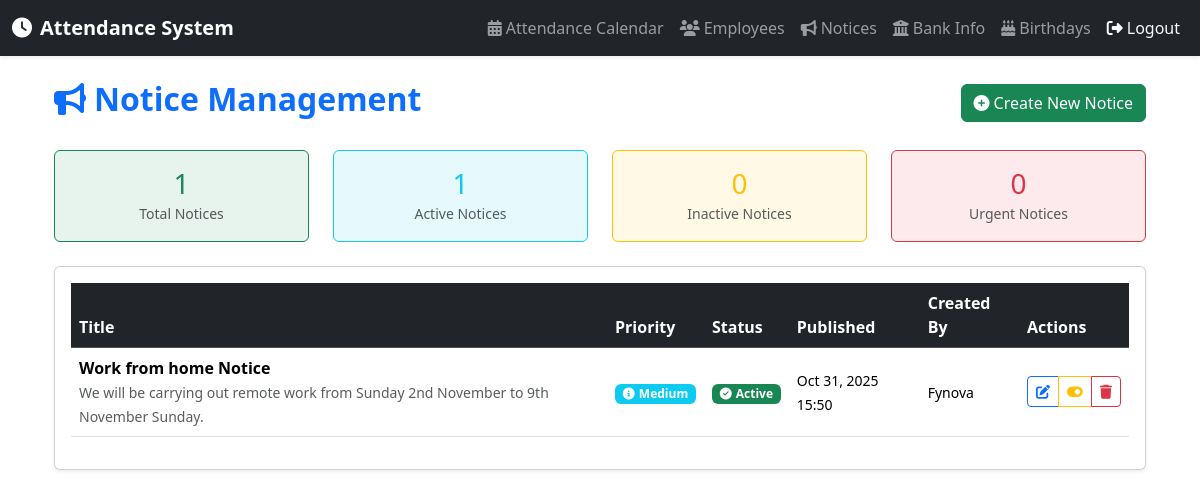
Page /admin-notices/ (signed in) on the committed database.
### attendance/models.py (models this page shows, shortened)
class Notice(models.Model):
    PRIORITY_CHOICES = [
        ('low', 'Low'),
        ('medium', 'Medium'),
        ('high', 'High'),
        ('urgent', 'Urgent'),
    ]
    title = models.CharField(max_length=200)
    description = models.TextField()
    priority = models.CharField(max_length=10, choices=PRIORITY_CHOICES, default='medium')
    created_at = models.DateTimeField(auto_now_add=True)
    published_at = models.DateTimeField(default=timezone.now)
    is_active = models.BooleanField(default=True)
    created_by = models.ForeignKey(User, on_delete=models.SET_NULL, null=True, related_name='notices_created')
    class Meta:
        ordering = ['-published_at', '-created_at']
    @property
    def is_new(self):
        return (timezone.now() - self.published_at).days < 1

### attendance/views.py (the view)
# urls.py: path('admin-notices/', views.admin_notices, name='admin_notices'),
@login_required
@user_passes_test(is_superuser)
def admin_notices(request):
    notices = Notice.objects.all().order_by('-published_at')
    total_notices = notices.count()
    active_count = notices.filter(is_active=True).count()
    inactive_count = notices.filter(is_active=False).count()
    urgent_count = notices.filter(priority='urgent').count()
    return render(request, 'attendance/notice/admin_notices.html', {
        'notices': notices,
        'total_notices': total_notices,
        'active_count': active_count,
        'inactive_count': inactive_count,
        'urgent_count': urgent_count,
    })

### attendance/views.py (called while the page is built)
def is_superuser(user):
    return user.is_superuser

### attendance/templates/attendance/notice/admin_notices.html (shortened to what this page needs)
{% extends 'attendance/base.html' %}
{% block content %}
<div class="container">
    <div class="d-flex justify-content-between align-items-center mb-4">
        <h2 class="fw-bold text-primary">
            <i class="fas fa-bullhorn me-2"></i>Notice Management
        </h2>
        <a href="{% url 'create_notice' %}" class="btn btn-success">
            <i class="fas fa-plus-circle me-1"></i>Create New Notice
        </a>
    </div>
    <div class="row mb-4">
        <div class="col-md-3">
            <div class="card bg-success bg-opacity-10 border-success">
                <div class="card-body text-center">
                    <h3 class="text-success mb-0">{{ total_notices }}</h3>
                    <small class="text-muted">Total Notices</small>
                </div>
            </div>
        </div>
        <div class="col-md-3">
            <div class="card bg-info bg-opacity-10 border-info">
                <div class="card-body text-center">
                    <h3 class="text-info mb-0">{{ active_count }}</h3>
                    <small class="text-muted">Active Notices</small>
                </div>
            </div>
        </div>
        <div class="col-md-3">
            <div class="card bg-warning bg-opacity-10 border-warning">
                <div class="card-body text-center">
                    <h3 class="text-warning mb-0">{{ inactive_count }}</h3>
                    <small class="text-muted">Inactive Notices</small>
                </div>
            </div>
        </div>
        <div class="col-md-3">
            <div class="card bg-danger bg-opacity-10 border-danger">
                <div class="card-body text-center">
                    <h3 class="text-danger mb-0">{{ urgent_count }}</h3>
                    <small class="text-muted">Urgent Notices</small>
                </div>
            </div>
        </div>
    </div>
    <div class="card shadow-sm">
        <div class="card-body">
            <div class="table-responsive">
                <table class="table table-hover align-middle">
                    <thead class="table-dark">
                        <tr>
                            <th>Title</th>
                            <th>Priority</th>
                            <th>Status</th>
                            <th>Published</th>
                            <th>Created By</th>
                            <th>Actions</th>
                        </tr>
                    </thead>
                    <tbody>
                        {% for notice in notices %}
                        <tr>
                            <td>
                                <strong>{{ notice.title }}</strong>
                                <br>
                                <small class="text-muted">{{ notice.description|truncatewords:15 }}</small>
                            </td>
                            <td>
                                {% if notice.priority == 'urgent' %}
                                    <span class="badge bg-danger"><i class="fas fa-exclamation-triangle me-1"></i>Urgent</span>
                                {% elif notice.priority == 'high' %}
                                    <span class="badge bg-warning text-dark"><i class="fas fa-exclamation-circle me-1"></i>High</span>
                                {% elif notice.priority == 'medium' %}
                                    <span class="badge bg-info"><i class="fas fa-info-circle me-1"></i>Medium</span>
                                {% else %}
                                    <span class="badge bg-secondary"><i class="fas fa-circle me-1"></i>Low</span>
                                {% endif %}
                            </td>
                            <td>
                                {% if notice.is_active %}
                                    <span class="badge bg-success"><i class="fas fa-check-circle me-1"></i>Active</span>
                                {% else %}
                                    <span class="badge bg-secondary"><i class="fas fa-times-circle me-1"></i>Inactive</span>
                                {% endif %}
                            </td>
                            <td><small>{{ notice.published_at|date:"M d, Y H:i" }}</small></td>
                            <td><small>{{ notice.created_by.username|default:"System" }}</small></td>
                            <td>
                                <div class="btn-group btn-group-sm" role="group">
                                    <a href="{% url 'edit_notice' notice.id %}" class="btn btn-outline-primary" title="Edit"><i class="fas fa-edit"></i></a>
                                    <a href="{% url 'toggle_notice' notice.id %}"
                                       class="btn btn-outline-{% if notice.is_active %}warning{% else %}success{% endif %}"
                                       title="{% if notice.is_active %}Deactivate{% else %}Activate{% endif %}">
                                        <i class="fas fa-toggle-{% if notice.is_active %}on{% else %}off{% endif %}"></i>
                                    </a>
                                    <a href="{% url 'delete_notice' notice.id %}" class="btn btn-outline-danger" title="Delete"><i class="fas fa-trash"></i></a>
                                </div>
                            </td>
                        </tr>
                        {% endfor %}
                    </tbody>
                </table>
            </div>
        </div>
    </div>
</div>
{% endblock %}

### attendance/templates/attendance/base.html (style rules this page uses)
body { min-height: 100vh; display: flex; flex-direction: column; }
.container { flex: 1; }

### attendance/templates/attendance/notice/admin_notices.html (style rules this page uses)
.table td { vertical-align: middle; }
.btn-group-sm > .btn { padding: .25rem .5rem; }

### rows in the picture
Notice: title "Work from home Notice", description "We will be carrying out remote work from Sunday 2nd November to 9th November Sunday.", priority "medium" (drawn), is_active True (drawn), published_at "Oct 31, 2025 15:50", created_by.username "Fynova"

### other values in the picture
{{ total_notices }} "1"
{{ active_count }} "1"
{{ inactive_count }} "0"
{{ urgent_count }} "0"
